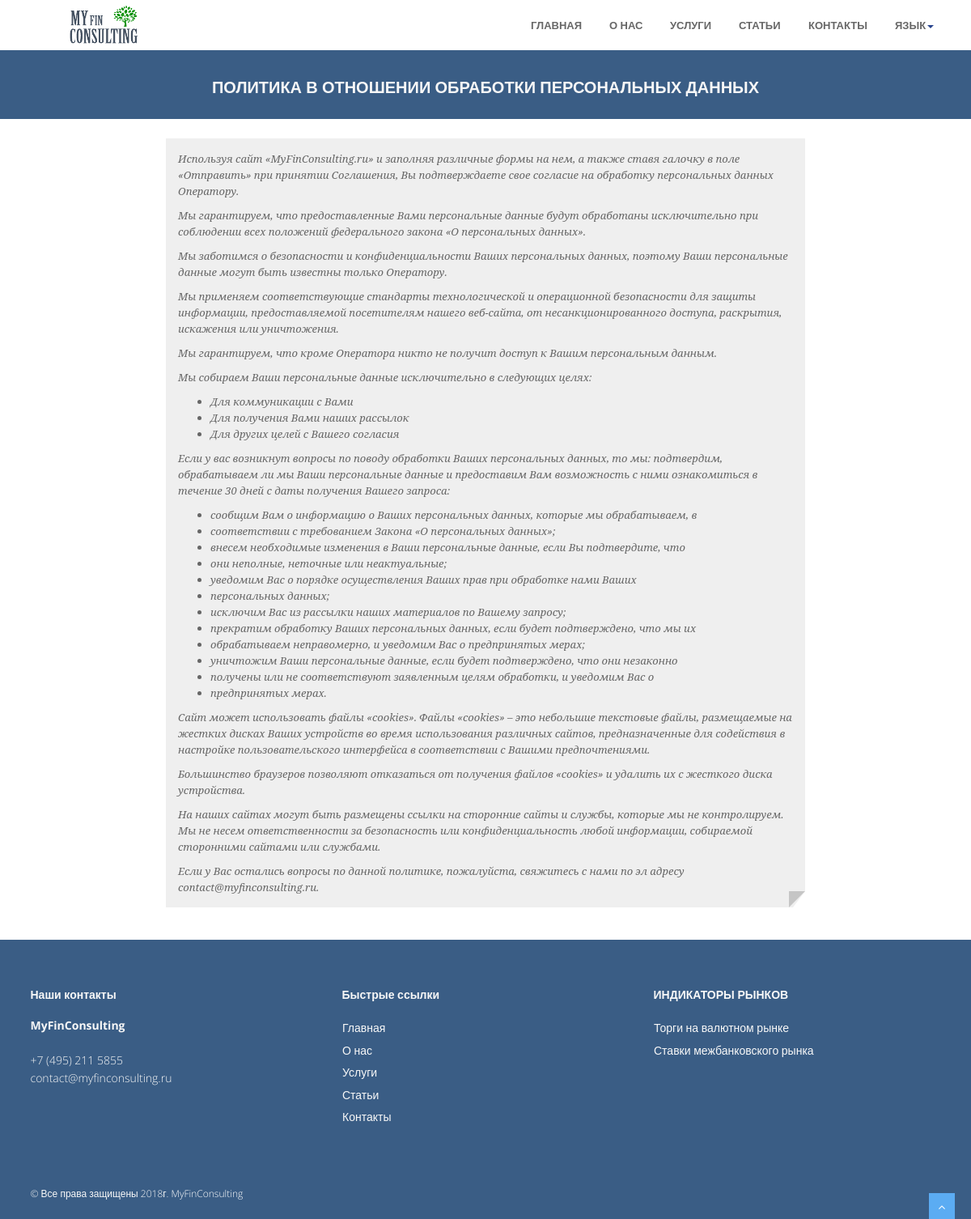
/privacy_policy/, run on the app's committed database.
### application/models.py (models this page shows)
class Policies(db.Base):
    __tablename__ = 'policies'
    id = sa.Column(sa.Integer, primary_key=True)
    title = sa.Column(sa.Text, nullable=False)
    annotation = sa.Column(sa.Text, nullable=False)

### application/views.py (the view)
@app.route("/privacy_policy/", endpoint='privacy_policy')
def privacy_policy():
    policy = db.session.query(models.Policies).all()[0]
    return render_template('privacy_policy.html', policy=policy)

### application/app.py (called while the page is built)
@app.teardown_request
def remove_session(*args):
    db.session.rollback()
    db.session.remove()

### templates/privacy_policy.html
{% extends 'base.html' %}
{% block content %}
    <section id="inner-headline" style="margin-bottom: 2%">
        <div class="container">
            <div class="row">
                <div class="col-lg-12">
                    <h2 class="pageTitle">{{ gettext('ПОЛИТИКА В ОТНОШЕНИИ ОБРАБОТКИ ПЕРСОНАЛЬНЫХ ДАННЫХ')}}</h2>
                </div>
            </div>
        </div>
	</section>
    <div class="row">
        <div class="col-md-8 col-md-offset-2">
             <div class="testimonials">
                <div class="active item">
                  <blockquote>
                        {{ policy.annotation | safe }}
                  </blockquote>
                </div>
            </div>
        </div>
    </div>
{% endblock %}

### templates/base.html (shortened to what this page needs)
<!DOCTYPE html>
<html lang="en">
<head>
    {% block head %}
            <link rel="stylesheet" href="{{ url_for ('static', filename='materialize/css/materialize.min.css')}}" media="screen,projection" />
            <link rel="stylesheet" href="{{ url_for ('static', filename='css/bootstrap.min.css')}}" />
            <link rel="stylesheet" href="{{ url_for ('static', filename='css/fancybox/jquery.fancybox.css')}}" />
            <link rel="stylesheet" href="{{ url_for ('static', filename='css/carousel.css')}}" />
            <link rel="stylesheet" href="{{ url_for ('static', filename='css/style.css')}}" />
            <link rel="stylesheet" href="{{ url_for ('static', filename='css/magnific-popup.css')}}" />
            <link rel="stylesheet" href="{{ url_for ('static', filename='css/gallery-1.css')}}" >
    {% endblock %}
</head>
<body>
    {% block header %}
        <header>
            <div class="navbar navbar-default navbar-static-top">
                <div class="container">
                    <div class="navbar-header" >
                        <a class="navbar-brand" href="/" style="margin-top: 4%; margin-bottom: 12%; margin-left: 0"><img src="{{ url_for ('static', filename='img/logo5.png')}}" alt="logo"/></a>
                    </div>
                    <div class="navbar-collapse collapse">
                        <ul class="nav navbar-nav">
                            {% for item in MENU %}
                                    <li class="{% if item.alias == alias %}active{% endif %}"><a class="waves-effect waves-dark" href="{{ url_for(item.alias) }}">{{ item.name }}</a></li>
                            {% endfor %}
                            <li class="dropdown">
                                <a href="" data-toggle="dropdown" class="dropdown-toggle waves-effect waves-dark">{{ gettext('Язык')}}<b class="caret"></b></a>
                            </li>
                        </ul>
                    </div>
                </div>
            </div>
        </header>
    {% endblock %}
<div id="wrapper" class="home-page">
    {% block content %}{% endblock %}
<a href="#" class="scrollup waves-effect waves-dark"><i class="fa fa-angle-up active"></i></a>
    {% block footer %}
    <footer>
	<div class="container">
		<div class="row">
			<div class="col-lg-4">
				<div class="widget">
					<h5 class="widgetheading">{{ gettext('Наши контакты')}}</h5>
					<address>
					<strong>MyFinConsulting</strong><br>
					</address>
					<p>
						 +7 (495) 211 5855 <br>
						 contact@myfinconsulting.ru
					</p>
				</div>
			</div>
			<div class="col-lg-4">
				<div class="widget">
					<h5 class="widgetheading">{{ gettext('Быстрые ссылки')}}</h5>
					<ul class="link-list">
						<li><a class="waves-effect waves-dark" href="/">{{ gettext('Главная')}}</a></li>
						<li><a class="waves-effect waves-dark" href="/about/">{{ gettext('О нас')}} </a></li>
						<li><a class="waves-effect waves-dark" href="/services/">{{ gettext('Услуги')}}</a></li>
                        <li><a class="waves-effect waves-dark" href="/articles/">{{ gettext('Статьи')}}</a></li>
						<li><a class="waves-effect waves-dark" href="/contacts/">{{ gettext('Контакты')}}</a></li>
					</ul>
				</div>
			</div>
			<div class="col-lg-4">
					<div class="widget">
					<h5 class="widgetheading">{{ gettext('ИНДИКАТОРЫ РЫНКОВ')}}</h5>
					<ul class="link-list">
						<li><a class="waves-effect waves-dark" href="https://www.moex.com/ru/markets/currency/" target="_blank">{{ gettext('Торги на валютном рынке')}}</a></li>
						<li><a class="waves-effect waves-dark" href="https://www.cbr.ru/hd_base/mkr/mkr_base/" target="_blank">{{ gettext('Ставки межбанковского рынка')}}</a></li>
					</ul>
				</div>
			</div>
		</div>
	</div>
	<div id="sub-footer" style="background: #3a5d85">
		<div class="container">
			<div class="row">
				<div class="col-lg-6">
					<div class="copyright">
						<p>
							<span>&copy; {{ gettext('Все права защищены')}} {{ YEAR }}г. </span><a href="/">MyFinConsulting</a>
						</p>
					</div>
				</div>
			</div>
		</div>
	</div>
	</footer>
    {% endblock %}
</div>
</body>
</html>

### static/css/style.css (style rules this page uses)
body { font-family:'Open Sans', Arial, sans-serif; font-weight:300; line-height:1.6em; color:#3c3939; font-size: 1.4em; }
h1,h2 { font-weight: 600; line-height:1.1em; color:#333; margin-bottom: 20px; text-transform: uppercase; }
h3, h4, h5, h6 { line-height:1.1em; color: #212121; margin-bottom: 20px; }
#wrapper { width:100%; margin:0; padding:0; }
.widget { color: #f8f8f8; }
header .navbar { margin-bottom: 0; }
.navbar-default { border: none; }
.navbar-brand { color: #222; text-transform: uppercase; font-size: 24px; font-weight: 700; line-height: 1em; letter-spacing: -1px; margin-top: 10px; padding: 0 0 0 15px; }
.navbar-default .navbar-brand { color: #1891EC; }
header .navbar-collapse ul.navbar-nav { float: right; margin-right: 0; }
header .navbar { min-height: 70px;padding: 18px 0;background: #ffffff; }
header .navbar { min-height: 62px; padding: 0; }
header .navbar-nav > li { padding-bottom: 12px; padding-top: 12px; padding: 0 !important; }
header .navbar-nav > li > a { margin-left: 2px; line-height: 30px; font-weight: 700; -webkit-transition: all .3s ease; -moz-transition: all .3s ease; -ms-transition: all .3s ease; -o-transition: all .3s ease; transition: all .3s ease; }
header .nav .caret { border-bottom-color: #29448e; border-top-color: #29448e; }
header ul.nav li { border:none; margin:0; }
header ul.nav li a { font-size: 13px; border:none; font-weight: 600; text-transform:uppercase; }
.navbar .nav > li > a { color: #676767; text-shadow: none; border: 1px solid rgba(255, 255, 255, 0) !important; }
ul.nav li.dropdown a { z-index:1000; display:block; }
.pageTitle { color: #fff;margin: 30px 0 3px;display: inline-block;font-size: 20px; }
#inner-headline { background: #3a5d85;position: relative;margin: 0;padding: 0;color: #1891EC; }
#inner-headline h2.pageTitle { color: #f7f7f7; padding: 5px 0; display:block; text-align: center; }
blockquote { font-size:16px; font-weight:400; font-family:'Noto Serif', serif; font-style:italic; padding-left:0; color:#a2a2a2; line-height:1.6em; border:none; }
ul.link-list { margin:0; padding:0; list-style:none; }
ul.link-list li { margin:0; padding:2px 0 2px 0; list-style:none; }
footer { background: #3a5d85; }
footer ul.link-list li a { color: #f8f8f8; }
.widgetheading { width:100%; padding:0; font-weight: bold; }
footer .widgetheading { position: relative; }
.testimonials blockquote { background: #efefef none repeat scroll 0 0; border: medium none; color: #666; display: block; font-size: 13px; line-height: 20px; padding: 15px; position: relative; }
.testimonials blockquote::before { width: 0; height: 0; right: 0; bottom: 0; content: " "; display: block; position: absolute; border-bottom: 20px solid #fff; border-right: 0 solid transparent; border-left: 15px solid transparent; border-left-style: inset; border-bottom-style: inset; }
.testimonials blockquote::after { width: 0; height: 0; right: 0; bottom: 0; content: " "; display: block; position: absolute; border-style: solid; border-width: 20px 20px 0 0; border-color: #c5c5c5 transparent transparent transparent; }
footer { padding:50px 0 0 0; color:#f8f8f8; }
footer a { color:#fff; }
footer h1, footer h2, footer h3, footer h4, footer h5, footer h6 { color: #f8f8f8; }
footer address { line-height:1.6em; color: #f8f8f8; }
#sub-footer { text-shadow:none; color: #dedede; padding:0; padding-top:30px; margin:20px 0 0 0; background: #f8f8f8; }
#sub-footer p { margin:0; padding:0; }
#sub-footer span { color: #f8f8f8; }
.copyright { text-align:left; font-size:12px; }
.scrollup { position:fixed; width:32px; height:32px; bottom:0px; right:20px; background: #5bacf3; }
a.scrollup { outline:0; text-align: center; }
a.scrollup i { margin-top: 10px; color: #fff; }

### data on the page
Policies: title "ПОЛИТИКА В ОТНОШЕНИИ ОБРАБОТКИ ПЕРСОНАЛЬНЫХ ДАННЫХ", annotation "Используя сайт «MyFinConsulting.ru» и заполняя различные формы на нем, а также ставя галочку в поле «Отправить» при принятии Соглашения, Вы подтверждаете свое согласие на обработку персональных данных Оператору. Мы гарантируем, что предоставленные Вами персональные данные будут обработаны исключительно при соблюдении всех положений федерального закона «О персональных данных». Мы заботимся о безопасности и конфиденциальности Ваших персональных данных, поэтому Ваши персональные данные могут быть известны только Оператору. Мы применяем соответствующие стандарты технологической и операционной безопасности для защиты информации, предоставляемой посетителям нашего веб-сайта, от…"

### other printed values
{{ item.name }} "ГЛАВНАЯ" "О НАС" "УСЛУГИ" "СТАТЬИ" "КОНТАКТЫ"
{{ gettext('Язык') }} "ЯЗЫК"
{{ gettext('Наши контакты') }} "Наши контакты"
{{ gettext('Быстрые ссылки') }} "Быстрые ссылки"
{{ gettext('Главная') }} "Главная"
{{ gettext('О нас') }} "О нас"
{{ gettext('Услуги') }} "Услуги"
{{ gettext('Статьи') }} "Статьи"
{{ gettext('Контакты') }} "Контакты"
{{ gettext('ИНДИКАТОРЫ РЫНКОВ') }} "ИНДИКАТОРЫ РЫНКОВ"
{{ gettext('Торги на валютном рынке') }} "Торги на валютном рынке"
{{ gettext('Ставки межбанковского рынка') }} "Ставки межбанковского рынка"
{{ gettext('Все права защищены') }} "Все права защищены"
{{ YEAR }} "2018"
